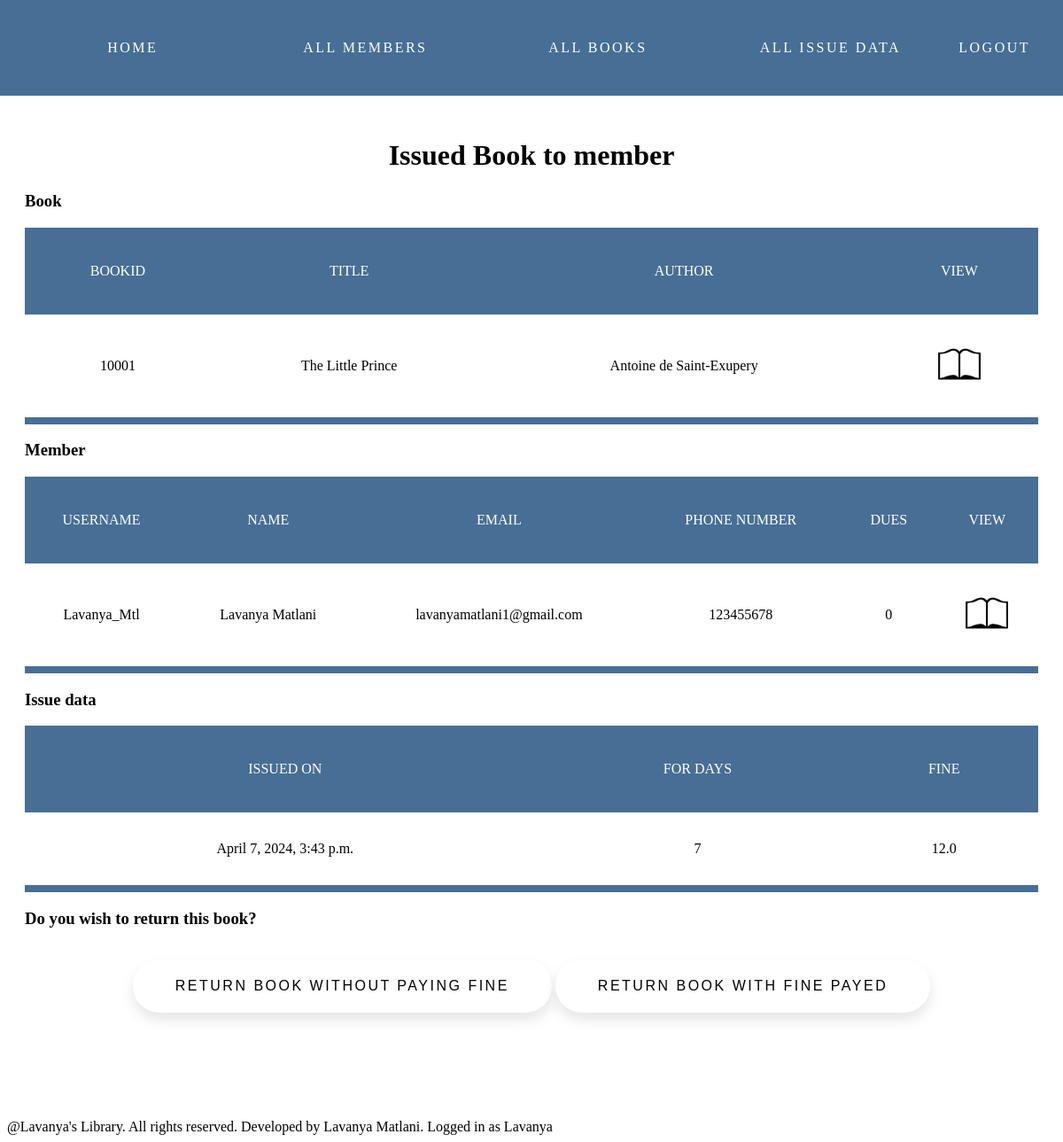
Screenshot of /issuebook/view/11 (signed in) with the database file from the repository.
### bookissue/models.py (models this page shows)
class BookIssue(models.Model):
    book = models.OneToOneField(Book,on_delete=models.RESTRICT,null=False,blank=False)
    member = models.OneToOneField(Member,on_delete=models.RESTRICT,null=False,blank=False)
    date_created = models.DateTimeField(auto_now_add=True)
    for_days = models.IntegerField(default=7,null=False,blank=True)

### books/models.py (models this page shows)
class Book(models.Model):
    book_id = models.CharField(max_length=15,null=False,blank=False,unique=True)
    title = models.CharField(max_length=100,null=False)
    author = models.CharField(max_length=50,null=False)

### members/models.py (models this page shows)
class Member(models.Model):
    username = models.CharField(max_length=40,unique=True,null=False,blank=False)
    first_name = models.CharField(max_length=40)
    last_name = models.CharField(max_length=40)
    email = models.EmailField(null=False,blank=False)
    phone_number = models.CharField(max_length=15)
    dues = models.IntegerField(null=False,default=0)

### bookissue/views.py (the view, shortened to what this page needs)
# urls.py: path('view/<int:bookissueid>',view,name='view_bookissue')
@login_required(login_url='account:login')
def view(request,bookissueid):
    try:
        bookissue = BookIssue.objects.get(id=bookissueid)
        fine = (timezone.now()-bookissue.date_created).total_seconds()//86400 - bookissue.for_days
        if fine<0:
            fine=0
    except ObjectDoesNotExist:
        return render(request,'bookissue/view.html',context={'message':'Data entry not found: Book has been returned by member'})
    if request.method == "GET":
        return render(request,'bookissue/view.html',context={
            'bookissue': bookissue,
            'fine':fine
        })

### bookissue/templates/bookissue/view.html (shortened to what this page needs)
{% extends 'bookissue/index.html' %}
{% load static %}
{% block content %}
<div class="container">
    <h1>Issued Book to member</h1>
    {% if bookissue %}
    <div>
        <h3>Book</h3>
        <div>
            <table>
                <tr>
                    <th>BookID</th>
                    <th>Title</th>
                    <th>Author</th>
                    <th>View</th>
                </tr>
                <tr>
                    <td>{{ bookissue.book.book_id }}</td>
                    <td>{{ bookissue.book.title }}</td>
                    <td>{{ bookissue.book.author }}</td>
                    <td><a href="{% url 'books:view_book' id=bookissue.book.id %}"><img src={% static "members/images/preview.png" %} class="symbol"></a></td>
                </tr>
            </table>
        </div>
        <h3>Member</h3>
        <div>
            <table>
                <tr>
                    <th>Username</th>
                    <th>Name</th>
                    <th>Email</th>
                    <th>Phone Number</th>
                    <th>Dues</th>
                    <th>View</th>
                </tr>
                <tr>
                    <td>{{ bookissue.member.username }}</td>
                    <td>{{ bookissue.member.first_name }} {{ bookissue.member.last_name }}</td>
                    <td>{{ bookissue.member.email }}</td>
                    <td>{{ bookissue.member.phone_number }}</td>
                    <td>{{ bookissue.member.dues }}</td>
                    <td><a href="{% url 'members:view_member' id=bookissue.member.id %}"><img src={% static "members/images/preview.png" %} class="symbol"></a></td>
                </tr>
            </table>
        </div>
        <div>
            <h3>Issue data</h3>
            <table>
                <tr>
                    <th>Issued on</th>
                    <th>For days</th>
                    <th>Fine</th>
                </tr>
                <tr>
                    <td>{{ bookissue.date_created }}</td>
                    <td>{{ bookissue.for_days }}</td>
                    <td>{{ fine }}</td>
                </tr>
            </table>
        </div>
    </div>
    <form method="POST">
        <h3>Do you wish to return this book?</h3>
            <div class="actionpad">
            <button class="yes" type="submit" name="fine_unpaid">Return Book Without Paying Fine</button>
            <button class="yes" type="submit" name="paid">Return Book With Fine Payed</button>
        </div>
    </form>
    {% endif %}
    </div>
{% endblock content %}

### members/templates/members/index.html (shortened to what this page needs)
{% load static %}
<!DOCTYPE html>
<html lang="en">
<head>
    <link rel="stylesheet" href="{% static "members/css/style.css" %}">
</head>
<body>
    {% block nav %}
        <nav class="nav">
            <a class="left" href="{% url 'account:home' %}">Home</a>
            <a class="left" href="{% url 'members:index' %}">All Members</a>
            <a class="left" href="{% url 'books:index' %}">All Books</a>
            <a class="left" href="{% url 'bookissue:index' %}"> All Issue Data</a>
            <a class="right" href="{% url 'account:logout' %}">Logout</a>
        </nav>
    {% endblock nav %}
    {% block content %}{% endblock content %}
    {% block footer %}
        <div class="footer">@Lavanya's Library. All rights reserved. Developed by Lavanya Matlani. Logged in as {{ request.user }} </div>
    {% endblock footer %}
</body>
</html>

### members/static/members/css/style.css (style rules this page uses)
html { margin: 0; height: 100%; width: 100%; min-width: fit-content; }
body { margin: 0; }
.symbol { width: 3em; height: 3em; }
h1 { text-align: center; }
.nav { display:flex; align-items: center; background-color: #476e95; box-sizing: border-box; text-align: center; font-size: 1em; text-transform: uppercase; letter-spacing: 2.5px; justify-content: space-between; padding: 1em; }
.left { padding: 1.5em 1em; color: #fff; width: 100%; margin: 5px; margin-right: auto; box-sizing: border-box; text-decoration: none; }
.right { padding: 1.5em 1em; margin: 5px; margin-left: auto; box-sizing: border-box; text-decoration: none; color: #fff; }
th { color: white; padding: 2em 1em; text-transform: uppercase; font-weight: 500; }
td { background-color: white; padding: 2em 1em; }
table { width:100%; text-align: center; border-collapse: separate; border-spacing: 0 0.5em; background-color: #476e95; }
.container { border-radius: 7px; margin: 1%; padding: 1em 1em 4em 1em; }
button { padding: 1.3em 3em; font-size: 1em; text-transform: uppercase; letter-spacing: 2.5px; font-weight: 500; color: #000; background-color: #fff; border: none; border-radius: 45px; box-shadow: 0px 8px 15px rgba(0, 0, 0, 0.1); transition: all 0.3s ease 0s; cursor: pointer; outline: none; }
.actionpad { padding: 1em; text-align: center; }
.footer { margin-top: 2em; margin-right: 0; box-sizing: border-box; left: 0; bottom: 0; width: 100%; padding: 0.5em; }

### rows the page displays
BookIssue: book.book_id "10001", book "The Little Prince", book.author "Antoine de Saint-Exupery", member.username "Lavanya_Mtl", member.first_name "Lavanya", member.last_name "Matlani", member.email "lavanyamatlani1@gmail.com", member.phone_number "123455678", member.dues "0", date_created "April 7, 2024, 3:43 p.m.", for_days "7"

### other values shown
{{ request.user }} "Lavanya"
